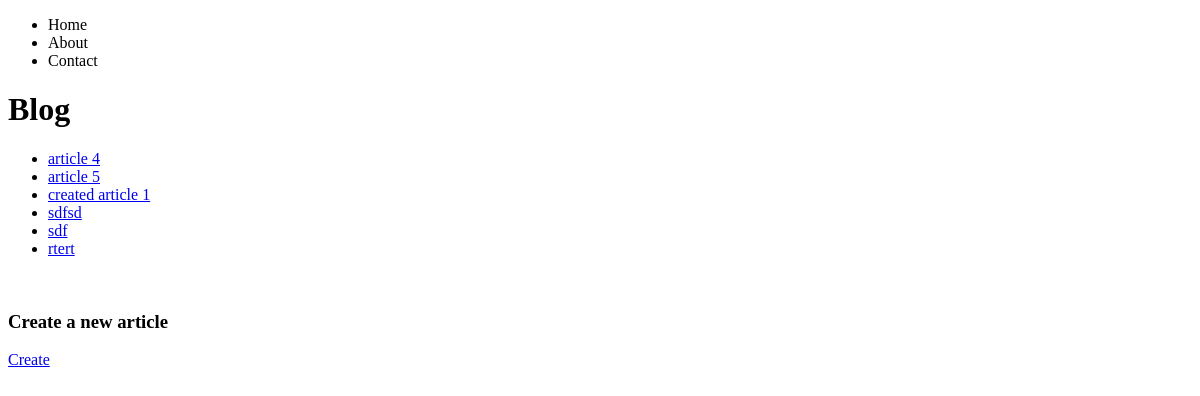
Page /blog/ on the earlier database version.
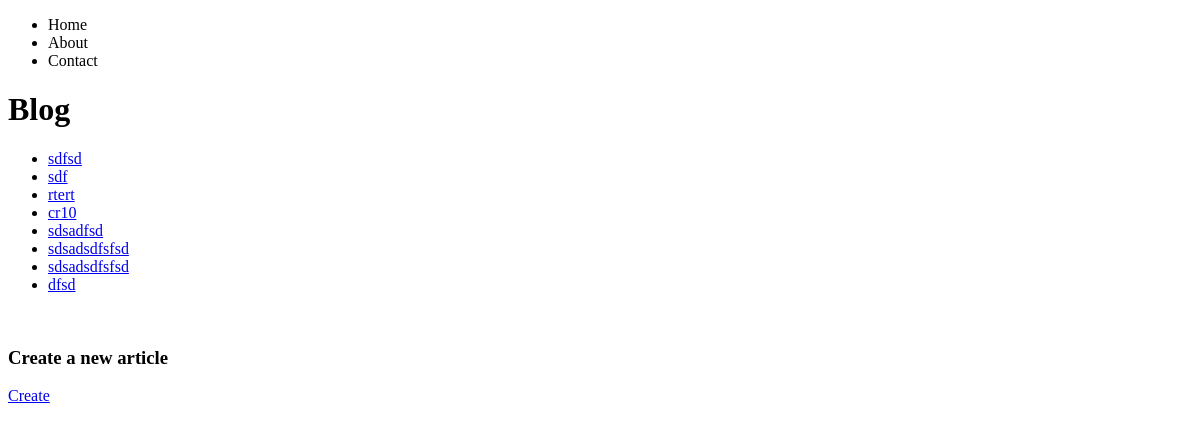
Same page on the later database version.
### blog/models.py (models this page shows, shortened)
class Article (models.Model):
    title = models.CharField(max_length=100)
    content = models.TextField(null=True)
    author = models.CharField(max_length=50)

### blog/views.py (the view)
# urls.py: path('', ArticleListView.as_view(), name= 'blog'),
class ArticleListView(ListView):
    model = Article
    template_name = 'blog.html'
    context_object_name = 'articles_list'

### blog/templates/blog.html (shortened to what this page needs)
{% extends 'base.html' %}
{% block content %}
    <h1>Blog</h1>
    <ul>
        {% for article in articles_list %}
        <li><a href="articles/{{article.id}}/"> {{article.title}}</a></li>
        {% endfor %}
    </ul>
    <br>
    <h3>Create a new article</h3>
    <a href="articles/create/">Create</a>
{% endblock content %}

Differences in the rows shown:
removed Article: title "article 4"
removed Article: title "article 5"
removed Article: title "created article 1"
added Article: title "cr10"
added Article: title "sdsadfsd"
added Article: title "sdsadsdfsfsd"
added Article: title "sdsadsdfsfsd"
added Article: title "dfsd"
